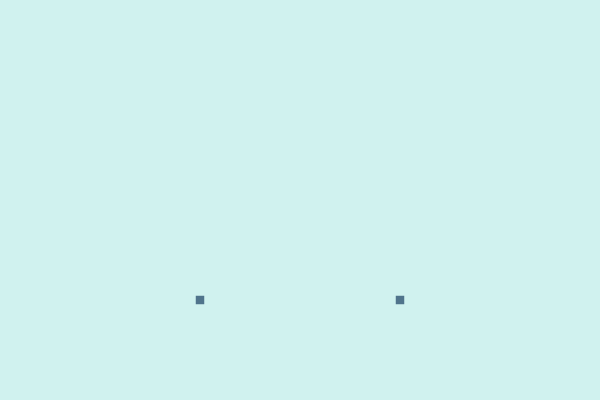
Frame 1 (no input)
Frame 60 (the mouse pressed at the canvas centre just before this capture): identical to frame 1, image omitted
Frame 120 (the mouse held since frame 60 and released just before this capture): identical to frame 1, image omitted

The Processing sketch that drew this single still picture (run headless with seeded random() and noise(); from frame 60 on, the mouse is pressed at the canvas centre):

// Processing sketch: processing_11757
// ── processing_11757.pde

int drawingMode = 0;

float symmetryProperty1;
float symmetryProperty2;
float symmetryProperty3, symmetryProperty4;
float asymmetryProperty1, asymmetryProperty2, asymmetryProperty3;
float fillProperty1, fillProperty2, fillProperty3, fillProperty4, fillProperty5, fillProperty6;


void setup() {
  size(600, 400);
  smooth();
  rectMode(CENTER);
  colorMode (RGB);
  noStroke();
  changeSymmetricComposition();
  changeAsymmetricComposition();
  changeFill ();
}
void draw() {
  background(208, 242, 239);
  fill (fillProperty1, fillProperty2, fillProperty3);
  
  if (drawingMode == 0) {
    drawSymmetricComposition();
  } else if (drawingMode == 1) {
    drawAsymmetricComposition();
  }

}

void keyReleased() {
  if (key == ' ') {
    if (drawingMode == 0) {
      drawingMode = 1;
      changeSymmetricComposition();
      changeFill ();
    } else if (drawingMode == 1) {
      drawingMode = 0;
      changeAsymmetricComposition();
      changeFill ();
    }
  }

  if (key == 'a') {
    if (drawingMode == 0) {
      drawingMode = 1; changeSymmetricComposition();
      changeFill ();
    }
  }
  if (key == 's') {
    if (drawingMode == 1) {
      drawingMode = 0; 
      changeAsymmetricComposition();
      changeFill ();
    }
  }
}

    
    
    
    
    
    
void drawSymmetricComposition() {
  rect(symmetryProperty3, symmetryProperty4, symmetryProperty1 / 18, symmetryProperty1 / 18);
  rect(width - symmetryProperty3, symmetryProperty4, symmetryProperty1 / 18, symmetryProperty1 / 18);
}

void drawAsymmetricComposition() {
  rect(asymmetryProperty1, asymmetryProperty3, asymmetryProperty1 / 2, asymmetryProperty1 / 3);
  fill (fillProperty4, fillProperty5, fillProperty6);
  ellipse(width - asymmetryProperty1 * .8, asymmetryProperty2 * 3/5, asymmetryProperty1 + 3, asymmetryProperty2 + 3);
  
}
  
void changeSymmetricComposition() {
 symmetryProperty1 = random(width / 9, width * 1 / 3); 
 symmetryProperty2 = random(height / 8, height * 2 / 4); 
 symmetryProperty3 = width * 2 / 3;
 symmetryProperty4 = height * 3 / 4;
}

void changeAsymmetricComposition() {
 asymmetryProperty1 = random(width / 4, width / 3);  
 asymmetryProperty2 = random(height / 4, height * 3 / 4);  
 asymmetryProperty3 = random(height / 4, height * 3 / 4);  
}

void changeFill () {
  fillProperty1 = random(0, 255);
  fillProperty2 = random(0, 255);
  fillProperty3 = random(0, 255);
  fillProperty4 = random(0, 255);
  fillProperty5 = random(0, 255);
  fillProperty6 = random(0, 255);
}
